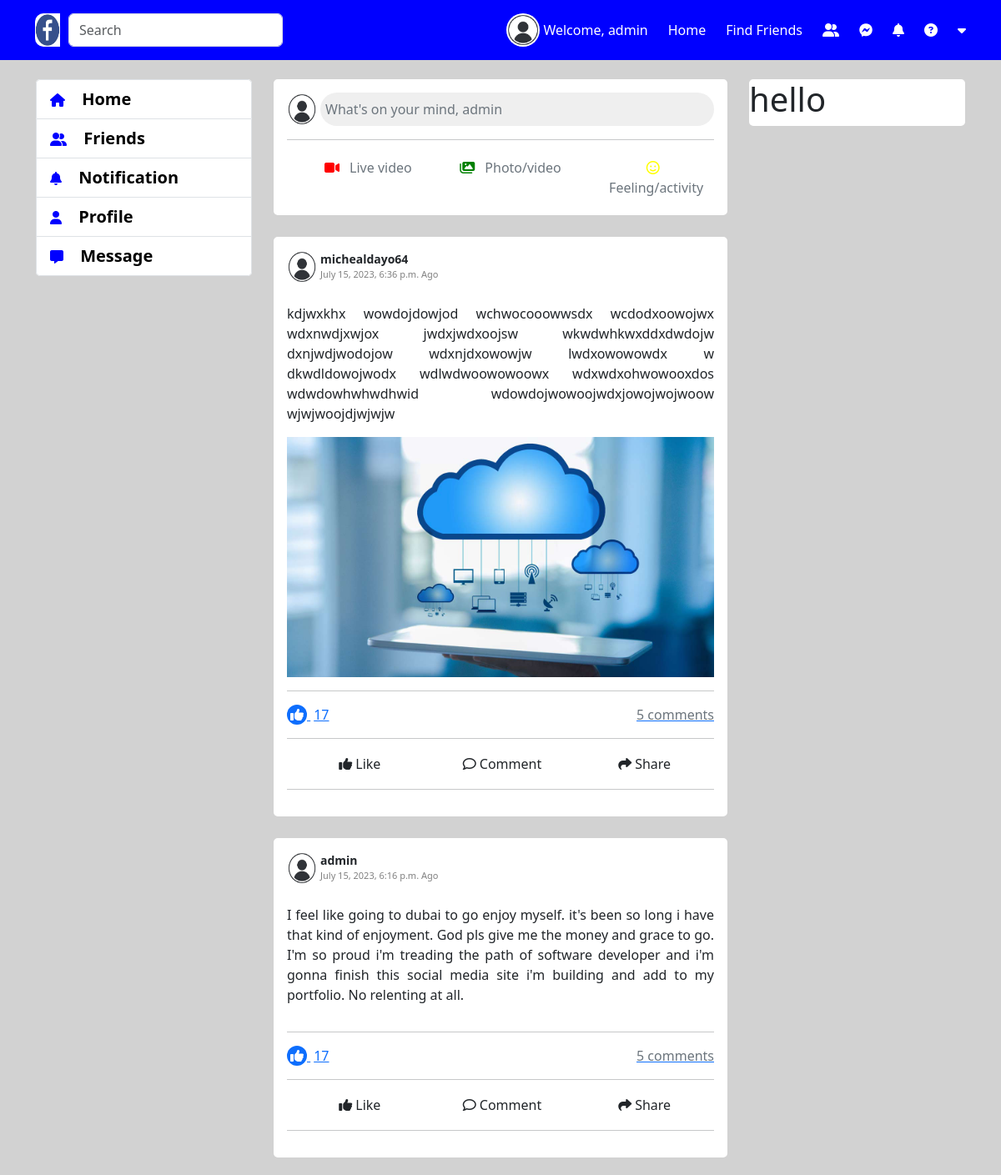
Page /home/ (signed in) on the committed database.
### account/models.py (models this page shows, shortened)
class Account(AbstractBaseUser):
    email 					= models.EmailField(verbose_name="email", max_length=60, unique=True)
    username 				= models.CharField(max_length=30, unique=True)
    date_joined				= models.DateTimeField(verbose_name='date joined', auto_now_add=True)
    last_login				= models.DateTimeField(verbose_name='last login', auto_now=True)
    is_admin				= models.BooleanField(default=False)
    is_active				= models.BooleanField(default=True)
    is_staff				= models.BooleanField(default=False)
    is_superuser		= models.BooleanField(default=False)
    profile_image		= models.ImageField(max_length=255, upload_to=get_profile_image_filepath, null=True, blank=True, default=get_default_profile_image)
    hide_email				= models.BooleanField(default=True)
    USERNAME_FIELD = 'email'
    REQUIRED_FIELDS = ['username']
    objects = MyAccountManager()

### social_app/models.py (models this page shows, shortened)
class Post(models.Model):
    user = models.ForeignKey(
        Account, on_delete=models.CASCADE, null=True, blank=True, related_name='author')
    user_post = models.TextField(null=True, blank=True)
    image = models.ImageField(upload_to='media/', null=True, blank=True)
    date_post = models.DateTimeField(auto_now_add=True)
    date_post_update = models.DateTimeField(auto_now=True)
    user_like_post = models.ManyToManyField(Account, blank=True)

### social_app/views.py (the view)
# urls.py: path('', friend_index, name='friend-index')
def index(request):
    context = {}
    user = request.user
    if user.is_authenticated:
        post_list = Post.objects.all().order_by('-date_post')
        context['post_list'] = post_list
    else:
        return redirect('login')
    return render(request, 'home.html', context)

### social_app/templates/home.html (shortened to what this page needs)
{% extends 'base.html' %}
{% block content %}
{% load static %}
<br>
    <div class="row">
      <div class="col-3">
        {% include 'snippets/left-menu.html' %}
      </div>
      <div class="col-6" id="postlistid">
        {% include 'home_main_content.html' %}
        {% for i in post_list %}
        <br>
        <div class="card p-3">
          <div class="d-flex flex-row justify-content-between align-items-center">
            <div class="d-flex flex-row">
              <img class="pe-1 profile-pic" src="{{ i.user.profile_image.url }}" alt="" srcset="">
              <div class="d-flex flex-column">
                <span style="font-size: 14px; font-weight: bold;">{{ i.user.username }}</span>
                <span style="font-size: 11px; color: gray;">{{ i.date_post }} Ago</span>
              </div>
            </div>
          </div>
          <br>
          <div class="w-100" id="post">
            <p>{{ i.user_post }}</p>
          </div>
          <div id="postimage">
            {% if i.image %}
            <img class="w-100" src="{{ i.image.url }}" alt="" srcset="">
            {% endif %}
          </div>
          <hr>
          <div class="d-flex flex-row justify-content-between align-items-center">
           <div class="d-flex flex-row align-items-center">
            <a href="#">
            <i class="fa-solid fa-thumbs-up text-white text-bg-primary p-1 rounded-pill"></i>
            <span class="ps-1">17</span>
          </a>
           </div>
           <div>
            <a href="#">
              <span class="text-secondary">5 comments</span>
            </a>
           </div>
          </div>
          <hr>
            <div class="d-flex flex-row justify-content-between">
              <div class="d-flex flex-row align-items-center justify-content-center w-50 likecommentshare" id="likeidBtn" data-id="{{ i.pk }}">
                <i class="fa-solid fa-thumbs-up p-1"></i>
                <span>Like</span>
              </div>
            <div class="d-flex flex-row align-items-center justify-content-center w-50 likecommentshare" id="commentidBtn" data-id="{{ i.pk }}">
              <i class="fa-regular fa-comment p-1"></i>
              <span>Comment</span>
            </div>
            <div class="d-flex flex-row align-items-center justify-content-center w-50 likecommentshare" id="shareidBtn">
              <i class="fa-solid fa-share p-1"></i>
              <span>Share</span>
            </div>
            </div>
          <hr>
        </div>
        {% endfor %}
      </div>
      <div class="col-3">
        <div class="card">
            <h1>hello</h1>
        </div>
      </div>
    </div>
{% endblock %}

### templates/snippets/header.html (shortened to what this page needs)
{% load static %}
<nav class="navbar fixed-top" style="background-color: blue;">
    <div class="container d-flex flex-row justify-content-between" id="myheader">
        <div>
            <form class="d-flex" role="search">
                <img src="{% static 'img/fb.jpeg' %}" alt="" srcset="" style="width: 40px; height: 40px; padding-right: 10px; border-radius: 10px;">
                <input class="form-control me-2 w-100" type="search" placeholder="Search" aria-label="Search">
              </form>
        </div>
      <div class="d-flex flex-row align-items-center">
        {% if request.user.is_authenticated %}
        <a href="{% url 'profile-index' %}" class="anch">
        <img class="me-1 profile-pic" src="{{ request.user.profile_image.url }}" alt="">
      </a>
        {% else %}
        <img class="me-1 profile-pic" src="{% static 'img/profile_image.png' %}" alt="">
        {% endif %}
        <a href="{% url 'profile-index' %}" class="anch">
        <p class="me-4 mt-3 text-white">Welcome, {{ request.user.username }}</p>
      </a>
      <a href="{% url 'index' %}" class="anch">
        <p class="me-4 mt-3 text-white">Home</p>
      </a>
      <a href="#" class="anch">
        <p class="me-4 mt-3 text-white">Find Friends</p>
      </a>
      <a href="#" class="anch">
        <i class="fa-solid fa-user-group me-4 text-white"></i>
      </a>
      <a href="#" class="anch">
        <i class="fa-brands fa-facebook-messenger me-4 text-white"></i>
      </a>
      <a href="#" class="anch">
        <i class="fa-solid fa-bell me-4 text-white"></i>
      </a>
      <a href="#" class="anch">
        <i class="fa-solid fa-circle-question me-4 text-white"></i>
      </a>
      <a href="#" id="logout">
        <i class="fa-solid fa-caret-down text-white"></i>
      </a>
      </div>
    </div>
  </nav>

### social_app/templates/home_main_content.html (shortened to what this page needs)
<div class="card p-3">
    <div class="d-flex flex-row align-items-left">
      <img class="pe-1 profile-pic" src="{{ request.user.profile_image.url }}" alt="" srcset="">
      <input class="w-100 border border-0 rounded-pill text-start text-secondary" id="inputpost" data-bs-toggle="modal" data-bs-target="#exampleModal" type="submit" value="What's on your mind, {{ request.user.username }}">
    </div>
    <hr>
    <div class="row text-center ps-4 p3-4">
        <div class="col-4">
            <div class="d-flex flex-row align-items-center" id="videoid" data-bs-toggle="modal" data-bs-target="#livevideo">
                <div>
                    <i class="fa-solid fa-video"></i>
                    <span class="text-secondary ms-2">Live video</span>
                </div>
            </div>
        </div>
        <div class="col-4">
            <div class="d-flex flex-row align-items-center" id="photoid" data-bs-toggle="modal" data-bs-target="#exampleModal">
                <div>
                    <i class="fa-solid fa-images"></i>
                <span class="text-secondary ms-2">Photo/video</span>
                </div>
            </div>
        </div>
        <div class="col-4">
            <div class="d-flex flex-row justify-content-center align-items-center" id="emojiid" data-bs-toggle="modal" data-bs-target="#emoji">
                <div>
                    <i class="fa-regular fa-face-smile"></i>
                <span class="text-secondary ms-2">Feeling/activity</span>
                </div>
            </div>
        </div>
    </div>
</div>

### static/css/style.css (style rules this page uses)
.anch { text-decoration: none; cursor: pointer; }
.anch i { color: blue; }
.profile-pic { width: 40px; height: 40px; border-radius: 100%; }
#myheader { position: relative; }

### static/css/home.css (style rules this page uses)
#videoid { cursor: pointer; padding: 5px; border-radius: 5px; }
#videoid div { margin: auto; }
#videoid i { color: red; }
#photoid { cursor: pointer; padding: 5px; border-radius: 5px; }
#photoid div { margin: auto; }
#photoid i { color: green; }
#emojiid { cursor: pointer; padding: 5px; border-radius: 5px; }
#emojiid i { color: yellow; }
#post p { text-align: justify; }
.likecommentshare { cursor: pointer; padding: 2px; border-radius: 5px; }

### rows in the picture
Account: user.profile_image (picture), user.username "admin", user.username "What's on your mind, admin"
Post: user.profile_image (picture), user.username "michealdayo64", date_post "July 15, 2023, 6:36 p.m.", user_post "kdjwxkhx wowdojdowjod wchwocooowwsdx wcdodxoowojwx wdxnwdjxwjox jwdxjwdxoojsw wkwdwhkwxddxdwdojw dxnjwdjwodojow wdxnjdxowowjw lwdxowowowdx w dkwdldowojwodx wdlwdwoowowoowx wdxwdxohwowooxdos wdwdowhwhwdhwid wdowdojwowoojwdxjowojwojwoow wjwjwoojdjwjwjw", image (picture)
Post: user.profile_image (picture), user.username "admin", date_post "July 15, 2023, 6:16 p.m.", user_post "I feel like going to dubai to go enjoy myself. it's been so long i have that kind of enjoyment. God pls give me the money and grace to go. I'm so proud i'm treading the path of software developer and i'm gonna finish this social media site i'm building and add to my portfolio. No relenting at all."
